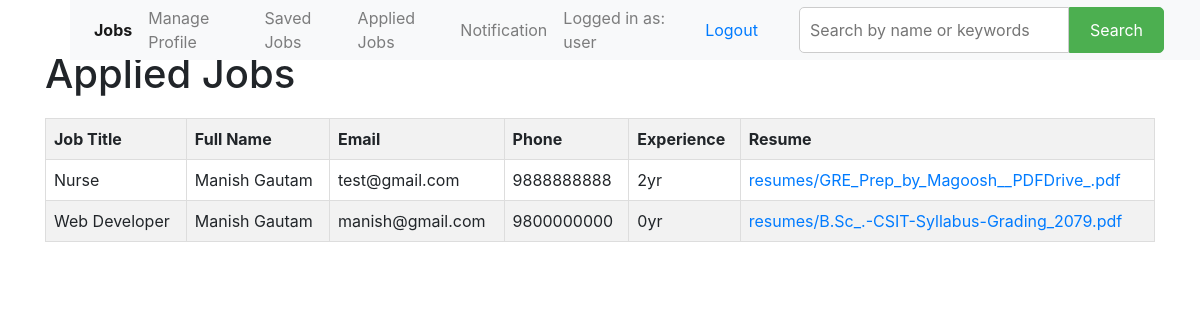
The page /applied/ (signed in) on the database its author committed.
### maincode/models.py (models this page shows, shortened)
class Application(models.Model):
    user = models.ForeignKey(User,on_delete=models.CASCADE,null=True)
    job = models.ForeignKey(Job, on_delete=models.CASCADE)
    fullname = models.CharField(max_length=100)
    email = models.EmailField()
    phone = models.CharField(max_length=15)
    experience = models.CharField(max_length=20)
    resume = models.FileField(upload_to='resumes/')

class Job(models.Model):
    job_title = models.CharField(max_length=100)
    job_description = models.TextField()
    photo = models.ImageField(upload_to='job_photos/', null=True, blank=True)

### maincode/views.py (the view)
# urls.py: path('applied/', views.apply_home_data, name='apply_home_data'),
@login_required
def apply_home_data(request):
    if request.user.is_authenticated:
        saveddata = Application.objects.filter(user=request.user).order_by('-id')
        data = Job.objects.all().order_by('-id')
        context = {
            'applieddata': saveddata,
            'datas': data
        }
        return render(request, 'base/applied.html', context)
    else:
        return render(request, 'base/applied.html')

### templates/base/applied.html (shortened to what this page needs)
{% extends '../base/base.html' %}
{% block content %}
<div class="container">
    <h1>Applied Jobs</h1>
    <div class="applied-jobs">
        {% if applieddata %}
        <table class="applied-jobs-table">
            <thead>
                <tr>
                    <th>Job Title</th>
                    <th>Full Name</th>
                    <th>Email</th>
                    <th>Phone</th>
                    <th>Experience</th>
                    <th>Resume</th>
                </tr>
            </thead>
            <tbody>
                {% for application in applieddata %}
                <tr>
                    <td>{{ application.job.job_title }}</td>
                    <td>{{ application.fullname }}</td>
                    <td>{{ application.email }}</td>
                    <td>{{ application.phone }}</td>
                    <td>{{ application.experience }}</td>
                    <td><a href="{{ application.resume.url }}">{{ application.resume.name }}</a></td>
                </tr>
                {% endfor %}
            </tbody>
        </table>
        {% else %}
        <p class="no-applied-jobs">No jobs applied yet.</p>
        {% endif %}
    </div>
</div>
{% endblock %}

### templates/base/base.html (shortened to what this page needs)
<!DOCTYPE html>
<html lang="en">
<head>
  <link rel="stylesheet", href="https://stackpath.bootstrapcdn.com/bootstrap/4.5.2/css/bootstrap.min.css">
</head>
<body>
  {% block navbar %}
  <nav class="navbar navbar-expand-lg navbar-light bg-light fixed-top d-flex justify-content-between align-items-center"
    style="height: 60px; margin-left: 70px;">
    <div class="collapse navbar-collapse" id="navbarSupportedContent">
      <ul class="navbar-nav d-flex justify-content-center align-items-center">
        <li class="nav-item active">
          <a class="nav-link" href="{% url 'home' %}"><b>Jobs </b><span class="sr-only">(current)</span></a>
        </li>
        <li class="nav-item">
          <a class="nav-link" href="{% url 'manage_profile' %}">Manage Profile</a>
        </li>
        <li class="nav-item">
          <a class="nav-link" href="{% url 'save_home_data' %}">Saved Jobs</a>
        </li>
        <li class="nav-item">
          <a class="nav-link" href="{% url 'apply_home_data' %}">Applied Jobs</a>
        </li>
        <li class="nav-item">
          <a class="nav-link" href="{% url 'notificationpage' %}">Notification</a>
        </li>
        <li class="nav-item d-flex align-items-center">
          {% if user.is_authenticated %}
          <a class="nav-link" href="#">Logged in as: {{ user.username }}</a>
          <form class="nav-link" action="{% url 'logout' %}" method="post">
            <button type="submit" class="btn btn-link">Logout</button>
          </form>
          {% else %}
          <p class="nav-link">You are not logged in</p>
          <a href="{% url 'login' %}" class="nav-link">Log In</a>
          {% endif %}
        </li>
        <li>
          <div style="padding: 20px;">
            <form method="post" action="{% url 'search_data' %}" style="display: flex;">
              <input type="text" name="text" placeholder="Search by name or keywords"
                style="flex: 1; padding: 10px; border: 1px solid #ccc; border-radius: 5px 0 0 5px;">
              <button type="submit"
                style="padding: 10px 20px; background-color: #4caf50; color: white; border: 1px solid #4caf50; border-radius: 0 5px 5px 0;">Search</button>
            </form>
          </div>
        </li>
      </ul>
    </div>
  </nav>
  {% endblock %}
  {% block content %}
  {% endblock %}
</body>
</html>

### templates/base/applied.html (style rules this page uses)
.container { margin-top: 50px; }
.applied-jobs { margin-top: 20px; }
.applied-jobs-table { width: 100%; border-collapse: collapse; }
.applied-jobs-table th, .applied-jobs-table td { padding: 8px; border: 1px solid #ddd; text-align: left; }
.applied-jobs-table th { background-color: #f2f2f2; }
.applied-jobs-table tbody tr:nth-child(even) { background-color: #f2f2f2; }
.applied-jobs-table a { text-decoration: none; color: #007bff; }

### rows shown on the page
Application: job.job_title "Nurse", fullname "Manish Gautam", email "test@gmail.com", phone "9888888888", experience "2yr", resume.name "resumes/GRE_Prep_by_Magoosh__PDFDrive_.pdf"
Application: job.job_title "Web Developer", fullname "Manish Gautam", email "manish@gmail.com", phone "9800000000", experience "0yr", resume.name "resumes/B.Sc_.-CSIT-Syllabus-Grading_2079.pdf"

### other values the page prints
{{ user.username }} "user"
